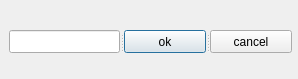
<?xml version="1.0" encoding="UTF-8"?>
<ui version="4.0">
 <class>secondDialog</class>
 <widget class="QDialog" name="secondDialog">
  <property name="geometry">
   <rect>
    <x>0</x>
    <y>0</y>
    <width>298</width>
    <height>79</height>
   </rect>
  </property>
  <property name="windowTitle">
   <string>second dialog</string>
  </property>
  <widget class="QSplitter" name="SecondDialogSplitter">
   <property name="geometry">
    <rect>
     <x>9</x>
     <y>30</y>
     <width>283</width>
     <height>23</height>
    </rect>
   </property>
   <property name="orientation">
    <enum>Qt::Horizontal</enum>
   </property>
   <widget class="QLineEdit" name="secondDialogLineEdit"/>
   <widget class="QPushButton" name="secondDialogOkButton">
    <property name="text">
     <string>ok</string>
    </property>
   </widget>
   <widget class="QPushButton" name="secondDialogCancel">
    <property name="text">
     <string>cancel</string>
    </property>
   </widget>
  </widget>
 </widget>
 <resources/>
 <connections>
  <connection>
   <sender>secondDialogOkButton</sender>
   <signal>clicked()</signal>
   <receiver>secondDialog</receiver>
   <slot>close()</slot>
   <hints>
    <hint type="sourcelabel">
     <x>232</x>
     <y>41</y>
    </hint>
    <hint type="destinationlabel">
     <x>179</x>
     <y>41</y>
    </hint>
   </hints>
  </connection>
  <connection>
   <sender>secondDialogCancel</sender>
   <signal>clicked()</signal>
   <receiver>secondDialog</receiver>
   <slot>close()</slot>
   <hints>
    <hint type="sourcelabel">
     <x>313</x>
     <y>41</y>
    </hint>
    <hint type="destinationlabel">
     <x>179</x>
     <y>41</y>
    </hint>
   </hints>
  </connection>
 </connections>
</ui>
